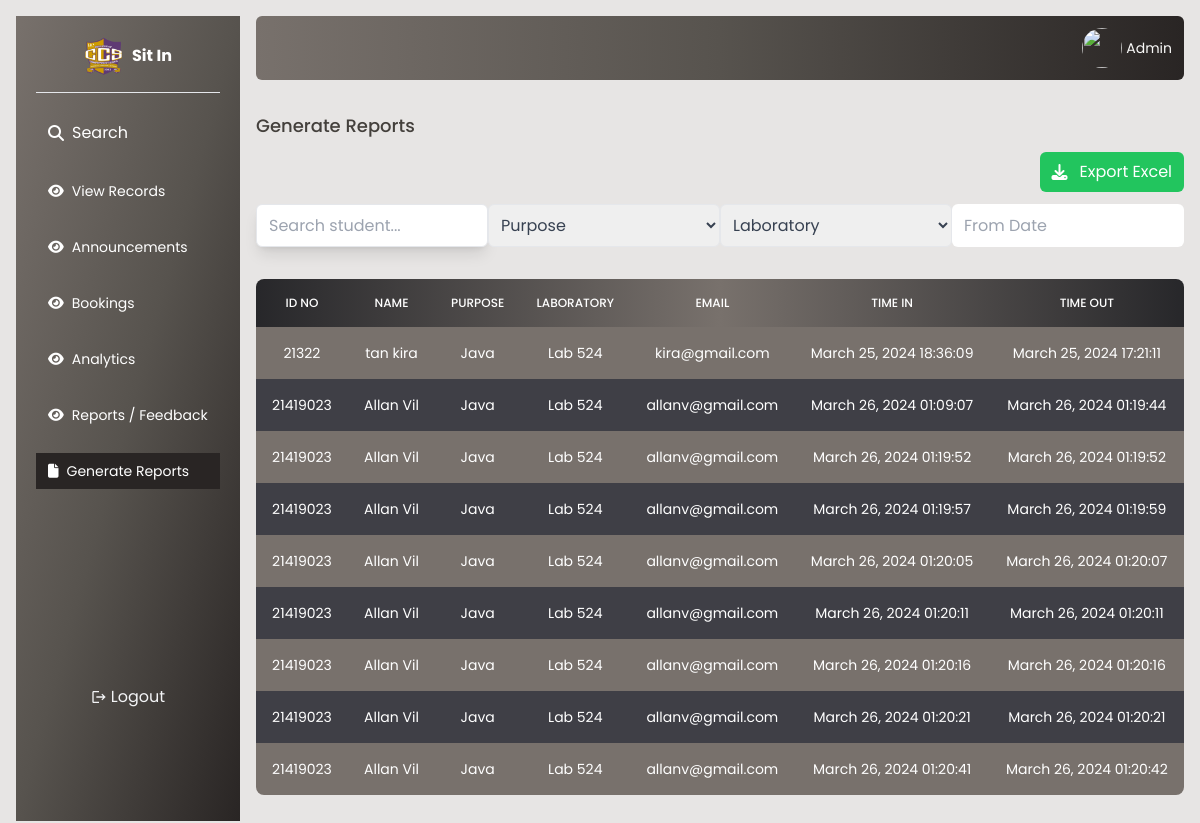
/admin/generate.php (signed in), run on an earlier commit of the app's database.
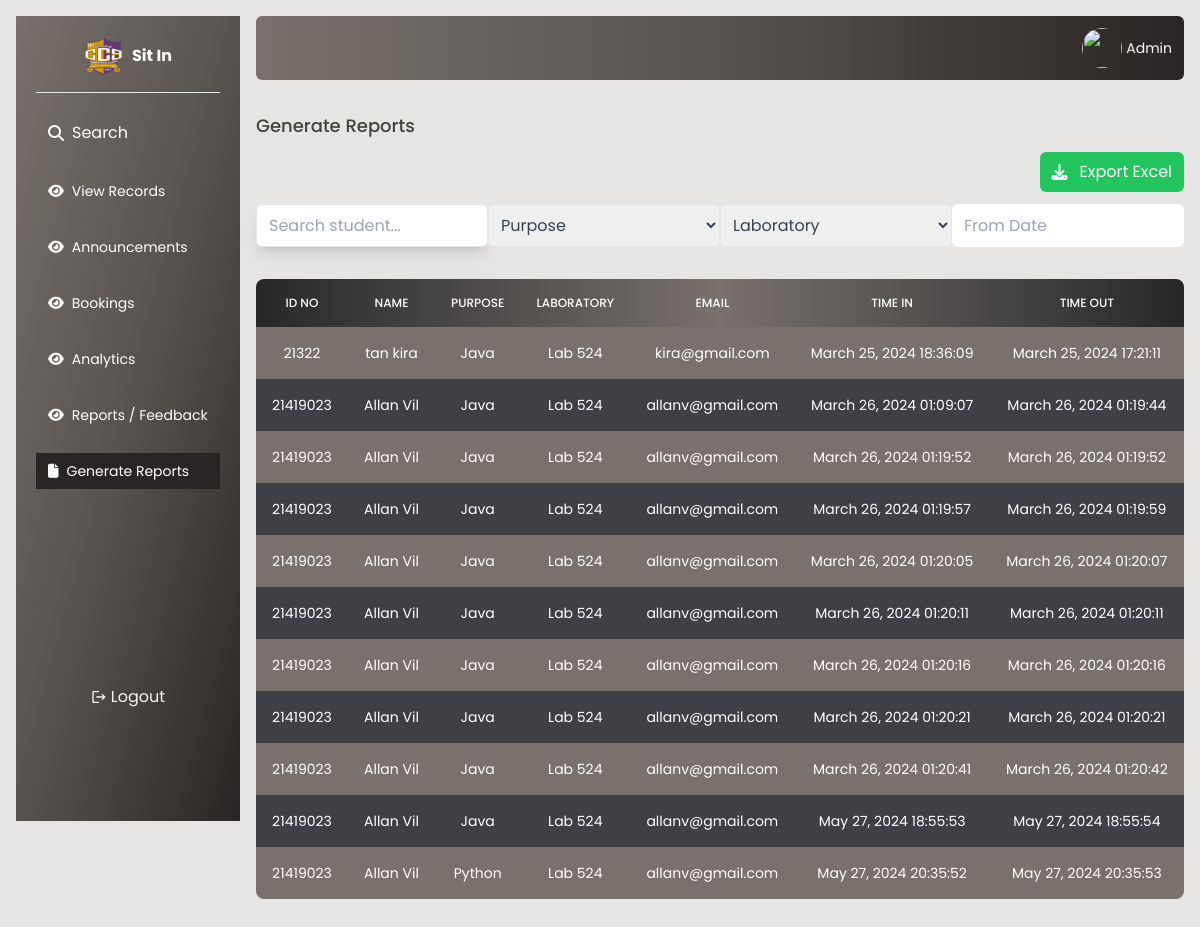
And on a later commit of the database.
### tables this page shows
CREATE TABLE `sessions` (
  `session_id` int(11) NOT NULL,
  `student_id` int(11) NOT NULL,
  `laboratory` varchar(254) NOT NULL,
  `purpose` varchar(254) NOT NULL,
  `time_in` datetime NOT NULL DEFAULT current_timestamp(),
  `time_out` datetime DEFAULT NULL
);

CREATE TABLE `student` (
  `id` int(11) NOT NULL,
  `email` varchar(250) NOT NULL,
  `password` varchar(250) NOT NULL,
  `firstname` varchar(150) NOT NULL,
  `lastname` varchar(150) NOT NULL,
  `middlename` varchar(150) NOT NULL,
  `age` int(150) NOT NULL,
  `gender` varchar(150) NOT NULL,
  `address` varchar(150) NOT NULL,
  `phone` int(150) NOT NULL,
  `idno` int(150) NOT NULL,
  `sessions` int(11) NOT NULL DEFAULT 30
);

### admin/generate.php (the view, shortened to what the changed rows need)
<?php
require './db.php';
$students = [];
$query = "SELECT * FROM sessions INNER JOIN student ON student.id = sessions.student_id WHERE time_out IS NOT NULL ORDER BY time_out asc";
$result = $connection->query($query);
if ($result->num_rows > 0) {
    while($row = $result->fetch_assoc()) {
        $students[] = $row;
    }
}
?>
<!DOCTYPE html>
<html lang="en">
<head>
     <link rel="stylesheet" href="../style.css">
    <script src="https://cdn.tailwindcss.com"></script>
    <link rel="stylesheet" href="https://cdnjs.cloudflare.com/ajax/libs/font-awesome/6.5.1/css/all.min.css"
 />
    <link rel="stylesheet" href="https://cdn.jsdelivr.net/npm/flatpickr/dist/flatpickr.min.css">
</head>
<body class="bg-stone-200">
    <?php require './sidebar.php';?>
    <main class="flex-1 lg:ml-64  lg:mt-4 mr-4">
       <div class="flex flex-col gap-8  rounded-md">
        <div class="">
            <h1 class="font-medium text-lg text-stone-700">Generate Reports</h1>
        </div>
             <table id="oktable" class=" mb-10 w-full text-sm text-left rtl:text-right text-white rounded-lg overflow-hidden">
                <thead class="text-xs bg-gradient-to-r from-zinc-800 via-stone-500 to-zinc-800 uppercase rounded-md">
                    <tr>
                        <th class="border px-4 py-4 font-medium border-none text-center font-bold">ID NO
                        </th>
                        <th class="border px-4 py-4 font-medium border-none  text-center">NAME</th>
                        <th class="border px-4 py-4 font-medium border-none  text-center">PURPOSE</th>
                        <th class="border px-4 py-4 font-medium border-none  text-center">LABORATORY</th>
                        <th class="border px-4 py-4 font-medium border-none  text-center">EMAIL</th>
                        <th class="border px-4 py-4 font-medium border-none  text-center">TIME IN</th>
                        <th class="border px-4 py-4 font-medium border-none  text-center">TIME OUT</th>
                    </tr>
                </thead>
                <tbody id="tbody" class="relative">
                <?php
            foreach ($students as $student) {
                   echo '<tr class="odd:bg-stone-500 bg-zinc-700">
                                <td class="border px-4 py-4 border-none text-center text-xs md:text-sm text-white">'.$student['idno'].'</td>
                                <td class="border px-4 py-4 border-none text-center text-xs md:text-sm text-white">'.$student['firstname'].' '.$student['lastname'].'</td>
                                <td class="border px-4 py-4 border-none text-center text-xs md:text-sm text-white">'.$student['purpose'].'</td>
                                <td class="border px-4 py-4 border-none text-center text-xs md:text-sm text-white">'.$student['laboratory'].'</td>
                                <td class="border px-4 py-4 border-none text-center text-xs md:text-sm text-white">'.$student['email'].'</td>
                                <td class="border px-4 py-4 border-none text-center text-xs md:text-sm text-white">'.date('F j, Y H:i:s', strtotime($student['time_in'])).'</td>
                                <td class="border px-4 py-4 border-none text-center text-xs md:text-sm text-white">'.date('F j, Y H:i:s', strtotime($student['time_out'])).'</td></tr>
                                ';
                }
            ?>
                </tbody>
            </table>
        </div>
    </main>
</body>
</html>

What changed in the data, as far as the page shows it:
added sessions: student.idno "21419023", student.firstname "Allan", student.lastname "Vil", purpose "Java", laboratory "Lab 524", student.email "allanv@gmail.com", time_in "May 27, 2024 18:55:53", time_out "May 27, 2024 18:55:54"
added sessions: student.idno "21419023", student.firstname "Allan", student.lastname "Vil", purpose "Python", laboratory "Lab 524", student.email "allanv@gmail.com", time_in "May 27, 2024 20:35:52", time_out "May 27, 2024 20:35:53"
